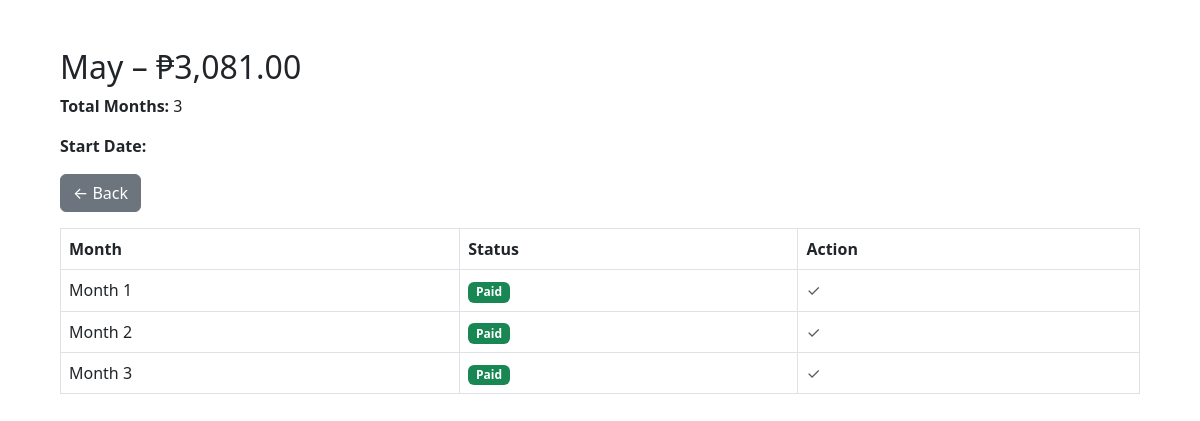
/debt.php?id=23, run on the app's committed database.
### tables this page shows
CREATE TABLE `debts` (
  `id` int(11) NOT NULL,
  `name` varchar(255) NOT NULL,
  `amount` decimal(10,2) NOT NULL,
  `total_months` int(11) NOT NULL,
  `payment_day` int(11) NOT NULL DEFAULT 15
);

CREATE TABLE `debt_payments` (
  `id` int(11) NOT NULL,
  `debt_id` int(11) NOT NULL,
  `payment_month` int(11) NOT NULL,
  `is_paid` tinyint(1) DEFAULT 0,
  `payment_date` date DEFAULT NULL
);

### debt.php (the view, shortened to what this page needs)
<?php include 'db.php';
$id = $_GET['id'];
$debt = $conn->query("SELECT * FROM debts WHERE id=$id")->fetch_assoc();
$payments = $conn->query("SELECT * FROM debt_payments WHERE debt_id=$id ORDER BY payment_month ASC");
?>
<!DOCTYPE html>
<html>
<head>
    <link href="https://cdn.jsdelivr.net/npm/bootstrap@5.3.0/dist/css/bootstrap.min.css" rel="stylesheet">
</head>
<body class="p-5">
    <div class="container">
        <h2><?= $debt['name'] ?> – ₱<?= number_format($debt['amount'], 2) ?></h2>
        <p><strong>Total Months:</strong> <?= $debt['total_months'] ?></p>
        <p><strong>Start Date:</strong> <?= $debt['start_date'] ?></p>
        <a href="index.php" class="btn btn-secondary mb-3">← Back</a>
        <table class="table table-bordered">
            <thead>
                <tr>
                    <th>Month</th>
                    <th>Status</th>
                    <th>Action</th>
                </tr>
            </thead>
            <tbody>
                <?php while ($p = $payments->fetch_assoc()): ?>
                    <tr>
                        <td>Month <?= $p['payment_month'] ?></td>
                        <td><?= $p['is_paid'] ? '<span class="badge bg-success">Paid</span>' : '<span class="badge bg-danger">Unpaid</span>' ?></td>
                        <td>
                            <?php if (!$p['is_paid']): ?>
                                <a href="mark_paid.php?id=<?= $p['id'] ?>&debt_id=<?= $id ?>" class="btn btn-sm btn-success">Mark as Paid</a>
                            <?php else: ?>
                                <span class="text-muted">✓</span>
                            <?php endif; ?>
                        </td>
                    </tr>
                <?php endwhile; ?>
            </tbody>
        </table>
    </div>
</body>
</html>

### data on the page
debts: name "May", amount "3,081.00", total_months "3"
debt_payments: payment_month "1", is_paid "Paid"
debt_payments: payment_month "2", is_paid "Paid"
debt_payments: payment_month "3", is_paid "Paid"
